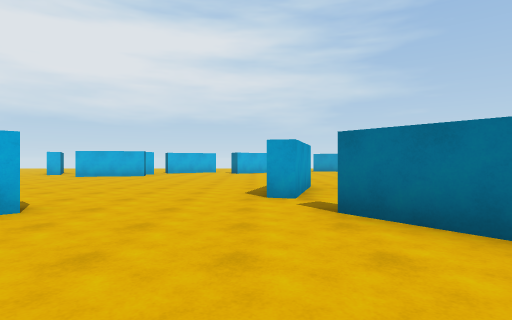
[1] (above)

18 first-person views from a walk through a scene from a Unity 3-D project. The camera is 1.3 m above the floor, looks level and sees 80° across. The floor is counted in squares, 2 m on a side. Each view is taken from the middle of a square. On the plan, view 1 faces up. The plan holds only what a view shows up to about 10 squares ahead; the rest is blank. The place goes on beyond the plan. The player character is not drawn.

[2]
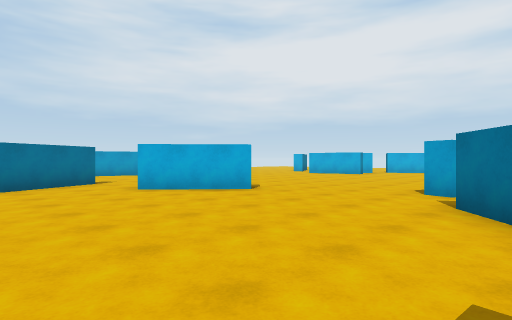

[3]
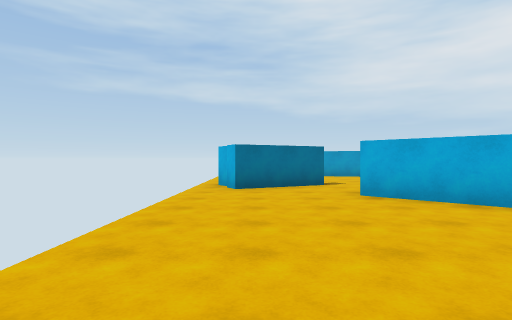

[4]
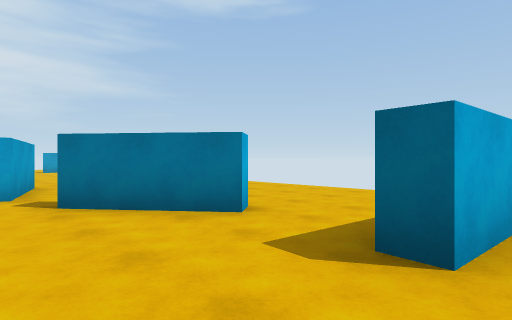

[5]
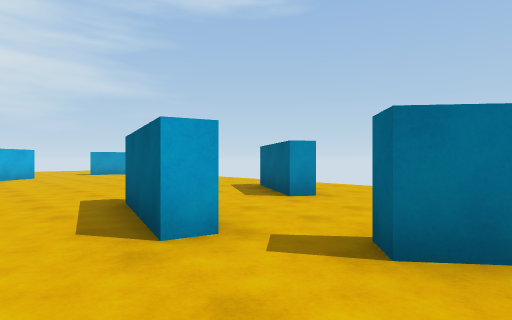

[6]
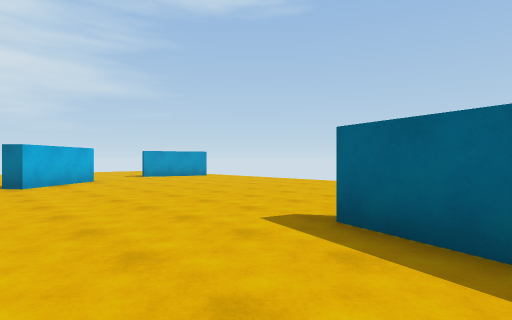

[7]
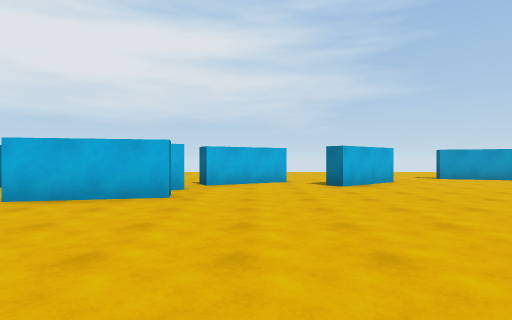

[8]
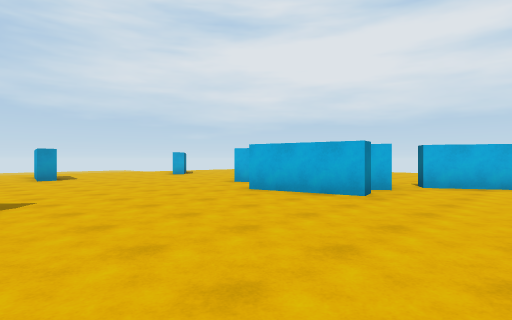

[9]
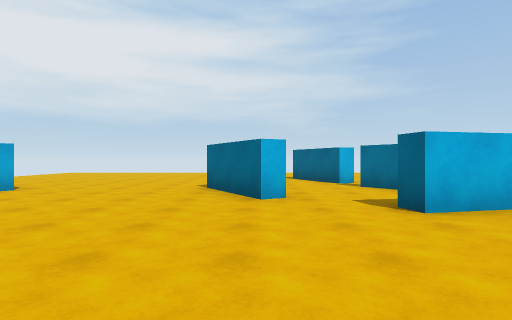

[10]
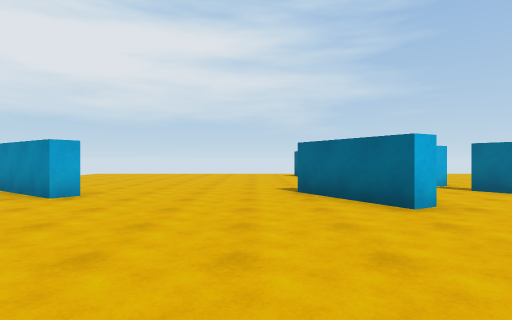

[11]
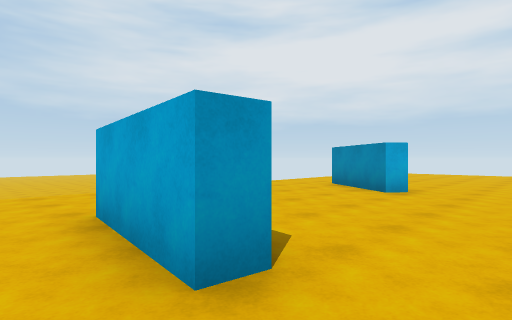

[12]
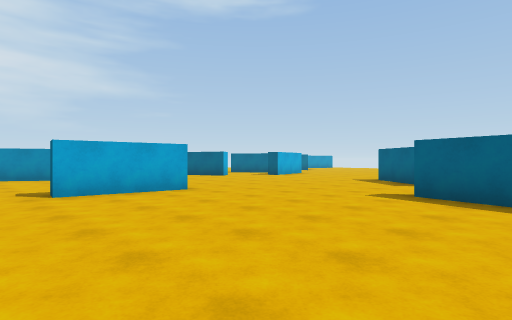

[13]
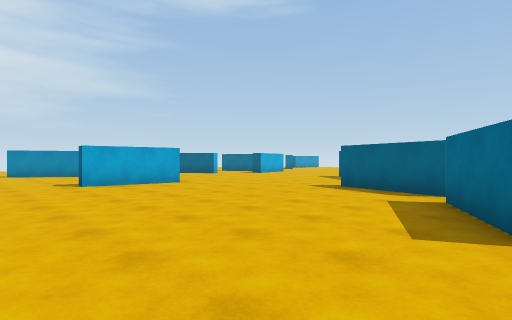

[14]
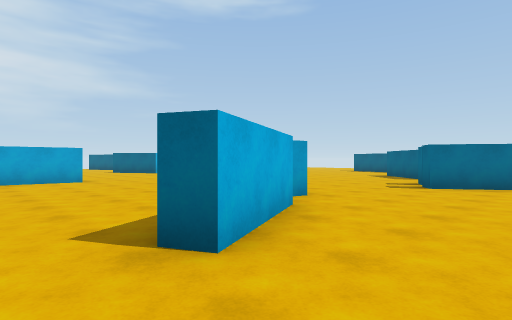

[15]
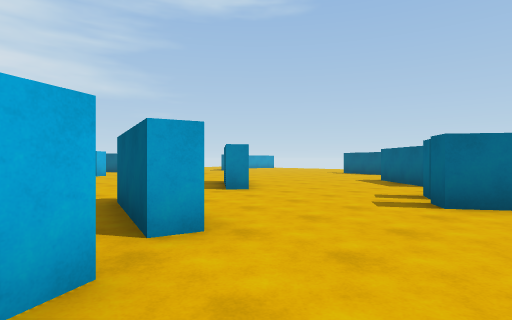

[16]
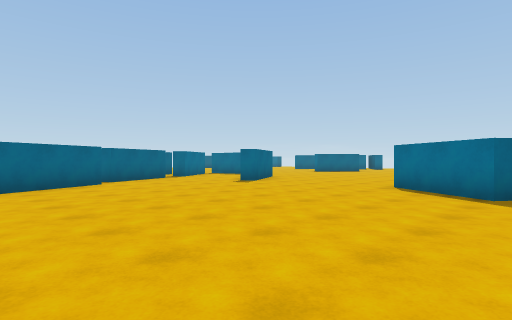

[17]
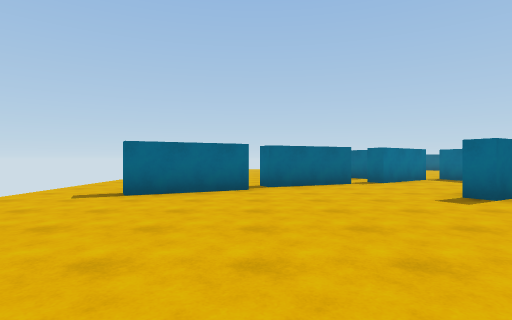

[18]
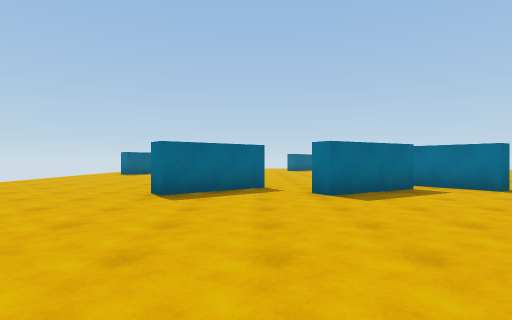

### Floor plan
Points are (right, up) in squares from view 1. A wall is a line through its corners. A room is listed if a view was taken in it or the views show most of it. See-through windows are left out.
Room 1 (views 1, 2, 3, 4, 5)
walls: (-2.8, 3.8) (-4.6, 1.9); (2.6, 1.8) (1, 3.8) (1.4, 4.1); (0.7, 5.1) (0.2, 5.3); (3.4, -0.7) (2.1, -0.6) (2.1, 0); (-6.2, 0.3) (-5.8, -0.5) (-6.3, -0.7); (-6.5, -0.7) (-6.9, -1)
ways out: opening at (-6, 1) to room 2; opening at (-1.7, 5) to room 2; gap at (-7, -1) to room 3; opening at (2, 5); opening at (3, 1); gap at (4, -1)
Room 2 (views 6, 7, 8, 9, 10, 11, 12, 13, 14, 16, 17)
walls: (-8.4, 13.3) (-8.9, 13) (-10.1, 15.2) (-9.6, 15.5); (-13.2, 9.5) (-13.3, 8.9) (-15.8, 9.2) (-15.7, 9.7); (-5.6, 12.5) (-5, 12.7); (-8.3, 5.7) (-7.1, 7.2); (-4.6, 12.7) (-4.5, 12.3) (-6.9, 11.7) (-7.1, 12.3); (-4.5, 13.8) (-5, 13.4) (-6.5, 15.4); (-6.7, 16.4) (-7.7, 18.7); (-8.3, 4.9) (-8.8, 5.3); (-16.3, 16) (-14.2, 14.5) (-14.5, 14.1) (-16.6, 15.6); (-8.3, 19.1) (-9.5, 21.5); (-11.3, 2.3) (-11.8, 2.4) (-11.2, 4.9); (-2.1, 16) (-4.3, 14.8) (-4.5, 15.2); (-7.4, 1.5) (-6.9, 1.8) (-6.2, 0.3); (-8.3, 1.1) (-7.9, 1.4); (-4.9, 2.3) (-3.2, 4.1); (-13.8, 1.1) (-14.7, 0.7) (-14.9, 1.2); (-14.6, 1.3) (-12.6, 2.3); (0.2, 5.3) (0.9, 7.7); (1.4, 7.5) (1.1, 6.6); (1.1, 16) (-0.9, 14.4) (-1.2, 14.8); (3.3, 6.4) (4.7, 8.5); (5.2, 16.7) (4.3, 17)
ways out: opening at (-6, 1) to room 1; opening at (-1.7, 5) to room 1; opening at (-11.8, 1) to room 3; opening at (-8.5, 22.5) to room 4; opening at (-6, 16) to room 4; opening at (-2, 15.5) to room 4; opening at (2.5, 16.5) to room 4; opening at (2.5, 7); opening at (6, 8)
Room 3 (view 15)
walls: (-12.3, 1.8) (-13.8, 1.1); (-7.4, -0.3) (-8.3, 1.1)
ways out: gap at (-7, -1) to room 1; opening at (-11.8, 1) to room 2
Room 4 (view 18)
walls: (-1.2, 14.8) (0.7, 16.4) (1.1, 16); (-4.5, 15.2) (-2.4, 16.4) (-2.1, 16); (-6.2, 16.6) (-6.7, 16.4); (-6.5, 15.4) (-6.1, 15.7) (-5, 14.3)
ways out: opening at (-8.5, 22.5) to room 2; opening at (-6, 16) to room 2; opening at (-2, 15.5) to room 2; opening at (2.5, 16.5) to room 2

Where each view was taken, in squares from view 1:
view 1: 0 up, 0 right, facing up
view 2: 1 down, 2 right, facing up-left
view 3: 0 up, 1 right, facing left
view 4: 1 down, 0 right, facing up-right
view 5: 3 up, 1 left, facing up-right
view 6: 6 up, 2 left, facing up-right
view 7: 7 up, 3 left, facing up
view 8: 7 up, 2 left, facing up-left
view 9: 8 up, 9 left, facing up
view 10: 9 up, 11 left, facing up
view 11: 8 up, 12 left, facing up-left
view 12: 3 up, 17 left, facing up-right
view 13: 1 up, 18 left, facing up-right
view 14: 1 down, 16 left, facing up-right
view 15: 0 up, 13 left, facing up-right
view 16: 22 up, 17 left, facing down-right
view 17: 19 up, 15 left, facing right
view 18: 22 up, 1 left, facing down
